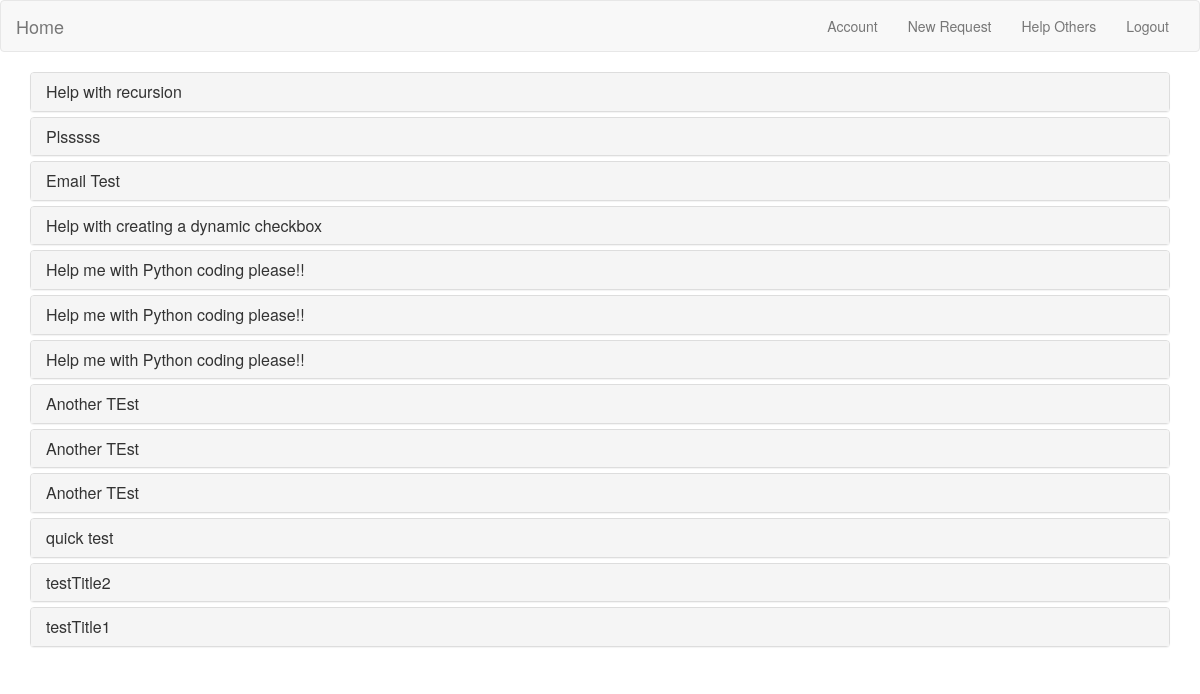
Screenshot of /request_list (signed in) with the database file from the repository.
### app/models.py (models this page shows, shortened)
class Request(db.Model):
    id = db.Column(db.Integer, primary_key=True)
    uid = db.Column(db.Integer, db.ForeignKey('user.id'))
    expertise = db.Column(db.Integer, db.ForeignKey('expertise.id'), index=True)
    title = db.Column(db.String(64))
    description = db.Column(db.String(560))
    timestamp = db.Column(db.DateTime, index=True, default=datetime.utcnow)
    is_active = db.Column(db.Boolean)

### app/routes.py (the view)
@app.route('/request_list')
@login_required
def request_list():
    requests = current_user.expert_requests().all()
    return render_template('requests.html', requests=requests)

### app/models.py (called while the page is built)
@login.user_loader
def load_user(id):
    return User.query.get(int(id))

    def expert_requests(self):
        return Request.query.join(
            uTe, (uTe.c.expertise_id == Request.expertise)).join(
            User, (User.id == uTe.c.user_id)).filter(uTe.c.user_id == self.id).order_by(Request.timestamp.desc())

### app/templates/requests.html (shortened to what this page needs)
{% extends "base.html" %}
{% block app_content %}
    <div class="panel-group" id="accordion">
        {% for request in requests %}
        <div class="panel panel-default">
            <div class="panel-heading">
                <h4 class="panel-title">
                    <a data-toggle="collapse" data-parent="#accordion" href="#collapse{{ loop.index }}">
                    {{ request.title }}</a>
                </h4>
            </div>
        </div>
        {% endfor %}
    </div>
{% endblock %}

### app/templates/base.html (shortened to what this page needs)
<html>
{% extends 'bootstrap/base.html' %}
    {% block navbar %}
        <nav class="navbar navbar-default">
            <div class="container-fluid">
                <div class="navbar-header">
                    <a class="navbar-brand" href="{{ url_for('index') }}">Home</a>
                </div>
                <div class="collapse navbar-collapse" id="bs-example-navbar-collapse-1">
                    <ul class="nav navbar-nav navbar-right">
                        {% if current_user.is_anonymous %}
                        <li><a href="{{ url_for('login') }}">Login</a></li>
                        {% else %}
                        <li><a href="{{ url_for('account', name=current_user.name) }}">Account</a></li>
                        <li><a href="{{ url_for('new_request') }}">New Request</a></li>
                        <li><a href="{{ url_for('request_list') }}">Help Others</a></li>
                        <li><a href="{{ url_for('logout') }}">Logout</a></li>
                        {% endif %}
                    </ul>
                </div>
            </div>
        </nav>
    {% endblock %}
    {% block content %}
        <div class="container">
        {% block app_content %}{% endblock %}
    </div>
    {% endblock %}

### rows the page displays
Request: title "Help with recursion"
Request: title "Plsssss"
Request: title "Email Test"
Request: title "Help with creating a dynamic checkbox"
Request: title "Help me with Python coding please!!"
Request: title "Help me with Python coding please!!"
Request: title "Help me with Python coding please!!"
Request: title "Another TEst"
Request: title "Another TEst"
Request: title "Another TEst"
Request: title "quick test"
Request: title "testTitle2"
Request: title "testTitle1"
